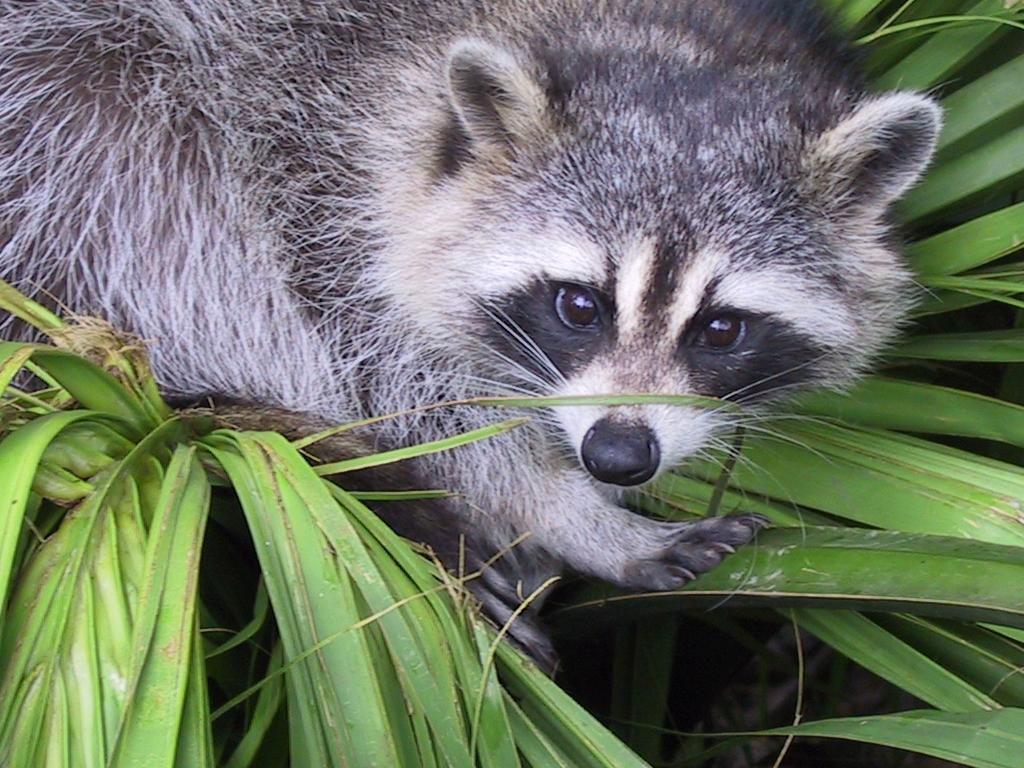
#> input picture P1/ex03/animal.jpeg, 1024 x 768 px
$ python zoom.py
#> lines starting #> are read from the running program, lines starting #| are printed output that depends on the picture
### P1/ex03/load_image.py
from PIL import Image
import numpy as np
from pathlib import Path


def ft_load(path: str) -> np.ndarray:
#> called with path = 'animal.jpeg'
    if not isinstance(path, str):
        raise TypeError("path must be a string")
    ext = Path(path).suffix.lower()
    if ext not in [".jpg", ".jpeg"]:
        raise TypeError("path must be a '.jpg' or '.jpeg'")
    if not Path(path).exists():
        raise FileNotFoundError(f"Le fichier '{path}' n'existe pas")
    myimg = np.array(Image.open(path))
#> myimg is the input picture: shape (768, 1024, 3); mean R, G, B 110.7, 117.7, 102.1
    print("The shape of image is: ", myimg.shape)
#| The shape of image is:  (768, 1024, 3)
#> (printed output is left out)
    return myimg

### P1/ex03/zoom.py
import numpy as np
from load_image import ft_load
import matplotlib.pyplot as plt


def ft_zoom(img: np.ndarray):
    y = slice(120, 520)
    x = slice(400, 800)
    z = slice(1, 2)
    zoomedImg = img[y, x, z]
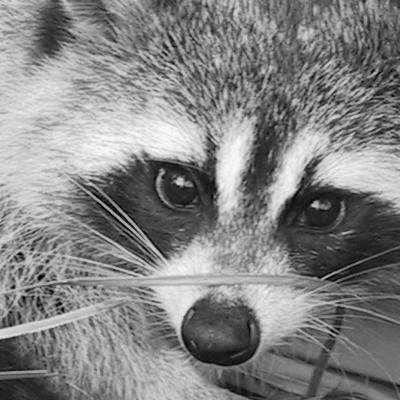
#> zoomedImg: shape (400, 400, 1); min 0, max 252, mean 131.9

    print(f"New shape after slicing: {zoomedImg.shape} "
          f"or {zoomedImg.shape[:2]}")
#| New shape after slicing: (400, 400, 1) or (400, 400)
    print(zoomedImg)
#> (printed output is left out)
    plt.imshow(zoomedImg, cmap='grey')
    plt.show()


def main():
    try:
        img = ft_load("animal.jpeg")
        print(img)
        ft_zoom(img)
    except Exception as error:
        print("Error :", error)


if __name__ == "__main__":
    main()
